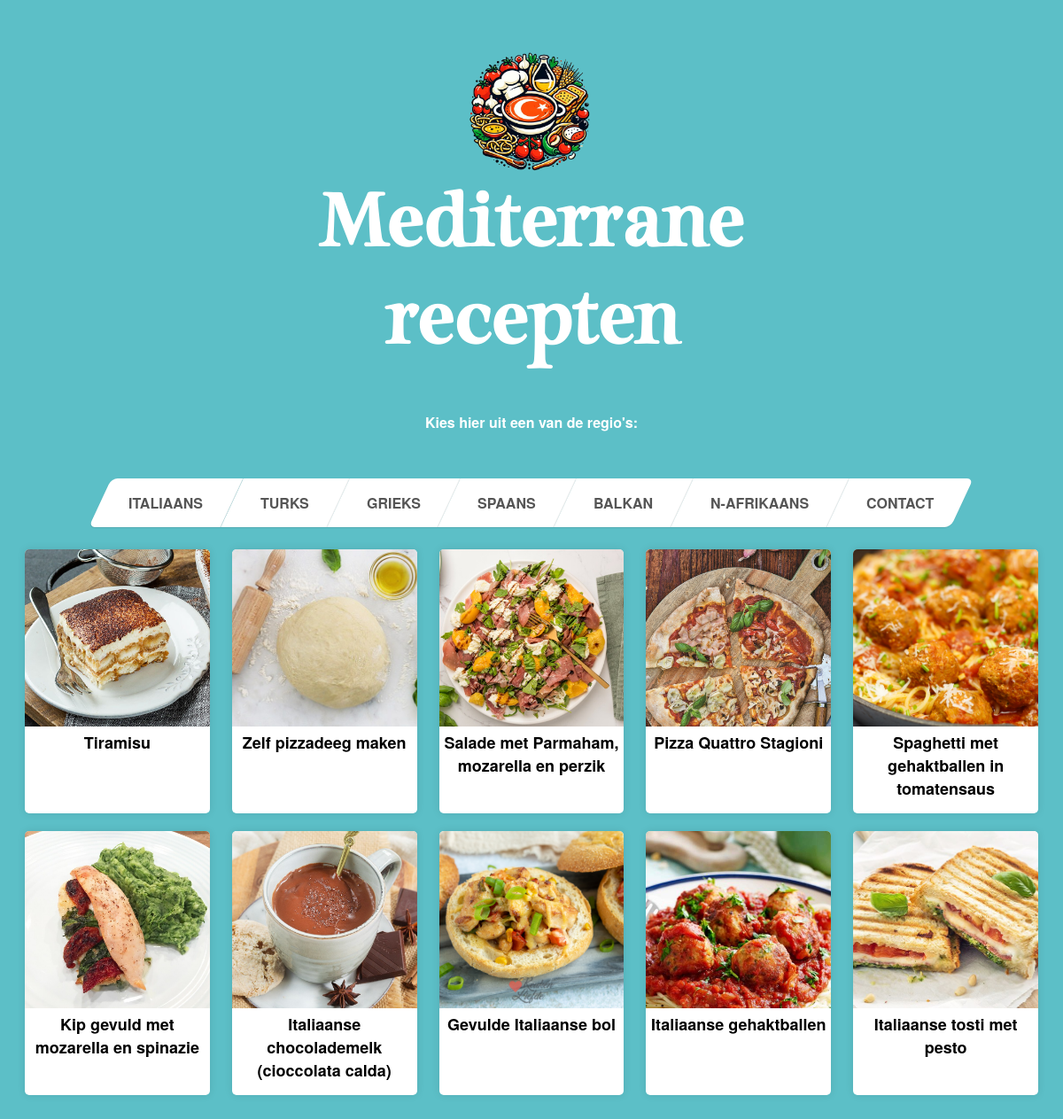
The app's page /italiaans/italiaans.php with its own data.
### tables this page shows
CREATE TABLE "recepten" (
	"Land"	TEXT,
	"Bereidingstijd"	TEXT,
	"Recepten"	TEXT
, "Ingredienten"	TEXT, "Uitleg"	TEXT, "Image"	TEXT);

### italiaans/class.php (the view, shortened to what this page needs)
<?php
$sql = <<<EOF
SELECT * FROM recepten;
EOF;
$db = new MyDB();
if (!$db) {
    echo $db->lastErrorMsg();
} else {
    $ret = $db->query($sql);
    while ($row = $ret->fetchArray(SQLITE3_ASSOC)) {
        if ($row['Land'] == 'Italie') {
?>
    <div class="recept-kaart" data-recept="<?php echo htmlspecialchars($row['Recepten']); ?>">
        <img src="<?php echo htmlspecialchars($row['Image']); ?>" alt="<?php echo htmlspecialchars($row['Recepten']); ?>">
        <h2><?php echo htmlspecialchars($row['Recepten']); ?></h2>
    </div>
<?php
        }
    }
}
?>

### italiaans/navbar.css (style rules this page uses)
body { font-family:Helvetica Neue, Helvetica, sans-serif; }

### italiaans/italiaans.css (style rules this page uses)
body { background-color: rgba(92, 191, 199, 255); background-repeat: no-repeat; background-position: 60% 0%; background-size: cover; }
.recept-kaart { width: calc(20% - 20px); margin-bottom: 20px; background-color: #fff; border-radius: 5px; box-shadow: 0 0 10px rgba(0, 0, 0, 0.1); cursor: pointer; }
.recept-kaart h2 { margin-top: 0; font-size: 18px; text-align: center; }
.recept-kaart img { width: 100%; height: 200px; object-fit: cover; border-top-left-radius: 5px; border-top-right-radius: 5px; }

### records on screen
recepten: Image (picture), Recepten "Tiramisu"
recepten: Image (picture), Recepten "Zelf pizzadeeg maken"
recepten: Image (picture), Recepten "Salade met Parmaham, mozarella en perzik"
recepten: Image (picture), Recepten "Pizza Quattro Stagioni"
recepten: Image (picture), Recepten "Spaghetti met gehaktballen in tomatensaus"
recepten: Image (picture), Recepten "Kip gevuld met mozarella en spinazie"
recepten: Image (picture), Recepten "Italiaanse chocolademelk (cioccolata calda)"
recepten: Image (picture), Recepten "Gevulde Italiaanse bol"
recepten: Image (picture), Recepten "Italiaanse gehaktballen"
recepten: Image (picture), Recepten "Italiaanse tosti met pesto"
